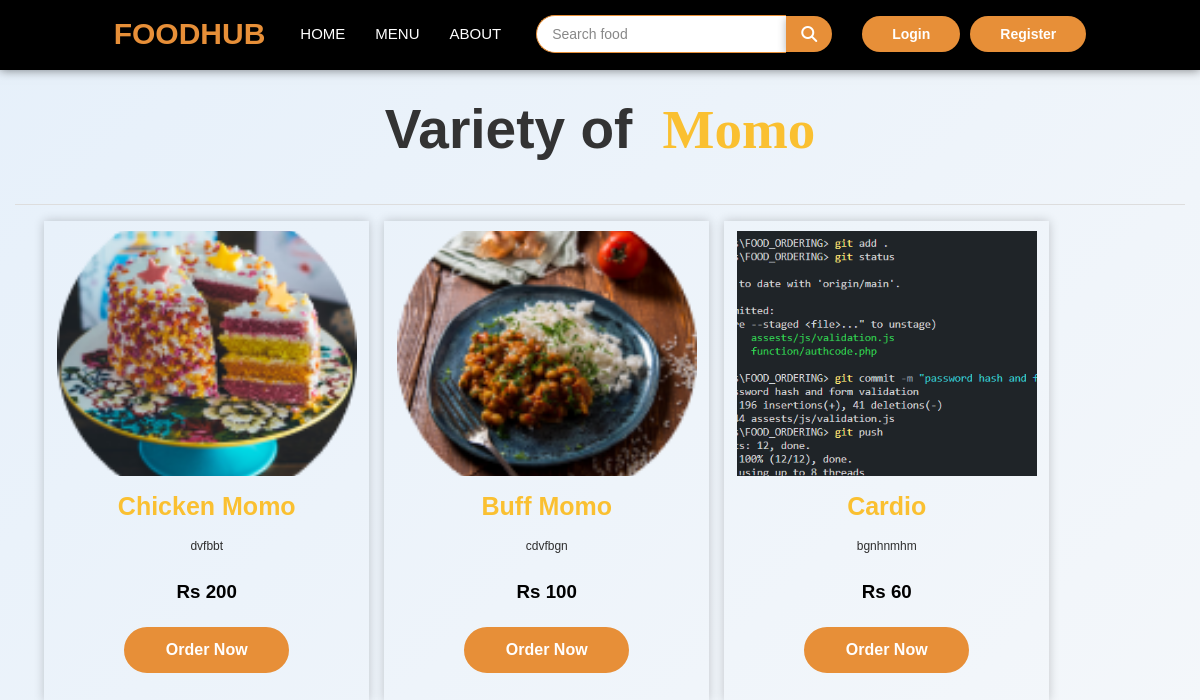
The app's page /food_items.php?menu=momo with its own data.
### tables this page shows
CREATE TABLE `menu` (
  `id` int(11) NOT NULL,
  `name` varchar(200) NOT NULL,
  `slug` varchar(200) NOT NULL,
  `description` mediumtext NOT NULL,
  `status` tinyint(4) NOT NULL,
  `popular` tinyint(4) NOT NULL,
  `image` varchar(200) NOT NULL,
  `created_at` timestamp NOT NULL DEFAULT current_timestamp() ON UPDATE current_timestamp()
);

CREATE TABLE `food_items` (
  `id` int(11) NOT NULL,
  `menu_id` int(11) NOT NULL,
  `name` varchar(200) NOT NULL,
  `slug` varchar(200) NOT NULL,
  `description` mediumtext NOT NULL,
  `image` varchar(200) NOT NULL,
  `quantity` int(11) NOT NULL,
  `price` int(11) NOT NULL,
  `status` tinyint(4) NOT NULL,
  `trending` tinyint(4) NOT NULL,
  `created_at` timestamp NOT NULL DEFAULT current_timestamp() ON UPDATE current_timestamp()
);

### functions/userfunctions.php (called while the page is built, shortened)
<?php
include('config/dbcon.php');
function getSlugActive($table, $slug)
{
    global $con;
    $query = "SELECT * FROM $table WHERE slug='$slug' AND status='0' LIMIT 1";
    return $query_run = mysqli_query($con, $query);
}
function getFoodByMenu($menu_id)
{
    global $con;
    $query = "SELECT * FROM food_items WHERE menu_id='$menu_id' AND status='0' ";
    return $query_run = mysqli_query($con, $query);
}
?>

### food_items.php (the view)
<?php
include('functions/userfunctions.php');
include('includes/header.php');
if(isset($_GET['query']) && !empty(trim($_GET['query'])))
{
    $search_query = trim($_GET['query']);
    $search_results = searchFoodItems($search_query);
    ?>
    <div class="py-3">
        <div class="container">
            <div class="row">
                <div class="col-12">
                    <h1>Search Results for <span>"<?= htmlspecialchars($search_query); ?>"</span></h1>
                    <hr>
                    <div class="food" id="Food">
                        <div class="menu_box">
                            <?php
                            if(!empty($search_results) && is_array($search_results) && count($search_results) > 0)
                            {
                                foreach($search_results as $item)
                                {
                                    ?>
                                    <div class="menu_card">
                                        <a href="food_items_view.php?food_items=<?= $item['slug']; ?>">
                                            <div class="menu_image">
                                                <img src="uploads/<?= $item['image']; ?>" alt="Food Image">
                                            </div>
                                            <div class="menu_info">
                                                <h2><?= $item['name']; ?></h2>
                                                <p><?= $item['description']; ?></p>
                                                <h3>Rs <?= $item['price']; ?></h3>
                                                <a href="food_items_view.php?food_items=<?= $item['slug']; ?>" class="menu_btn">Order Now</a>
                                            </div>
                                        </a>
                                    </div>
                                    <?php
                                }
                            }
                            else
                            {
                                redirect("index.php", "No food items found matching your search.");
                            }
                            ?>
                        </div>
                    </div>
                </div>
            </div>
        </div>
    </div>
    <?php
}
elseif(isset($_GET['menu']))
{
    $menu_slug = $_GET['menu'];
    if($menu_slug === 'all')
    {
        $all_food_items = getAllActiveFood();
        ?>
        <div class="py-3">
            <div class="container">
                <div class="row">
                    <div class="col-12">
                        <h1>Variety of <span>All Menus</span></h1>
                        <hr>
                        <div class="food" id="Food">
                            <div class="menu_box">
                                <?php
                                if(!empty($all_food_items) && is_array($all_food_items) && count($all_food_items) > 0)
                                {
                                    foreach($all_food_items as $item)
                                    {
                                        ?>
                                        <div class="menu_card">
                                            <a href="food_items_view.php?food_items=<?= $item['slug']; ?>">
                                                <div class="menu_image">
                                                    <img src="uploads/<?= $item['image']; ?>" alt="Food Image">
                                                </div>
                                                <div class="menu_info">
                                                    <h2><?= $item['name']; ?></h2>
                                                    <p><?= $item['description']; ?></p>
                                                    <h3>Rs <?= $item['price']; ?></h3>
                                                    <a href="food_items_view.php?food_items=<?= $item['slug']; ?>" class="menu_btn">Order Now</a>
                                                </div>
                                            </a>
                                        </div>
                                        <?php
                                    }
                                }
                                else
                                {
                                    redirect("index.php#Menu", "No Food variety available");
                                }
                                ?>
                            </div>
                        </div>
                    </div>
                </div>
            </div>
        </div>
        <?php
    }
    else
    {
        $menu_data = getSlugActive("menu", $menu_slug);
        $menu = mysqli_fetch_array($menu_data);
        if($menu)
        {
            $mid = $menu['id'];
            ?>
            <div class="py-3">
                <div class="container">
                    <div class="row">
                        <div class="col-12">
                            <h1>Variety of <span><?= $menu['name']; ?></span></h1>
                            <hr>
                            <div class="food" id="Food">
                                <div class="menu_box">
                                    <?php
                                    $menu_items = getFoodByMenu($mid);
                                    if(mysqli_num_rows($menu_items) > 0)
                                    {
                                        foreach($menu_items as $item)
                                        {
                                            ?>
                                            <div class="menu_card">
                                                <a href="food_items_view.php?food_items=<?= $item['slug']; ?>">
                                                    <div class="menu_image">
                                                        <img src="uploads/<?= $item['image']; ?>" alt="Food Image">
                                                    </div>
                                                    <div class="menu_info">
                                                        <h2><?= $item['name']; ?></h2>
                                                        <p><?= $item['description']; ?></p>
                                                        <h3>Rs <?= $item['price']; ?></h3>
                                                        <a href="food_items_view.php?food_items=<?= $item['slug']; ?>" class="menu_btn">Order Now</a>
                                                    </div>
                                                </a>
                                            </div>
                                            <?php
                                        }
                                    }
                                    else
                                    {
                                        redirect("index.php#Menu", "No Food variety available");
                                    }
                                    ?>
                                </div>
                            </div>
                        </div>
                    </div>
                </div>
            </div>
            <?php
        }
        else
        {
            redirect("index.php", "Something Went Wrong");
        }
    }
}
else
{
    redirect("index.php", "Type Something");
}
include('includes/footer.php');
?>

### assets/css/style.css (style rules this page uses)
* { margin: 0; padding: 0; box-sizing: border-box; font-family: sans-serif; text-decoration: none; list-style: none; }
html { scroll-behavior: smooth; }
body { padding-top: 40px; }
.food .menu_box { width: 95%; margin: 0 auto; display: flex; grid-template-columns: 1fr 1fr 1fr 1fr; grid-gap: 15px; }
.food .menu_box .menu_card { width: 325px; height: 480px; padding-top: 10px; margin-bottom: 20px; box-shadow: 0 0 10px rgba(0,0,0,0.2); }
.food .menu_box .menu_card .menu_image { width: 300px; height: 245px; margin: 0 auto; overflow: hidden; }
.food .menu_box .menu_card .menu_image img { width: 100%; height: 100%; object-fit: cover; object-position: center; transition: 0.3s; }
.food .menu_box .menu_card .menu_info h2 { width: 60%; text-align: center; margin: 10px auto 10px auto; font-size: 25px; color: #fac031; }
.food .menu_box .menu_card .menu_info p { text-align: center; margin-top: 8px; line-height: 21px; font-size: 12px; color: #2e2e2e; }
.food .menu_box .menu_card .menu_info h3 { text-align: center; margin-top: 20px; color: black; }
.food .menu_box .menu_card .menu_info .menu_btn { display: flex; align-items: center; justify-content: center; text-decoration: none; font-weight: 600; color: white; background: #e78f38; border: 2px solid #e78f38; border-radius: 2rem; padding: 8px 10px; margin: 0 80px; transition: 0.3s; margin-top: 20px; }

### assets/css/style2.css (style rules this page uses)
* { box-sizing: border-box; margin: 0; padding: 0; }
body { font-family: Arial, sans-serif; line-height: 1.6; }
.container { max-width: 1400px; margin: 0 auto; padding: 0 15px; }
.row { display: flex; flex-wrap: wrap; margin: 0 -15px; }
.col-12 { padding: 15px; }
.col-12 { width: 100%; }
.col-12 h1 { font-size: 55px; text-align: center; margin-bottom: 30px; }
.col-12 h1 span { color: #fac031; margin-left: 15px; font-family: "MV Boli", cursive; }
.food .menu_box { width: 95%; margin: 0 auto; display: flex; grid-template-columns: 1fr 1fr 1fr 1fr; grid-gap: 15px; }
.food .menu_box .menu_card { width: 325px; height: 480px; padding-top: 10px; margin-bottom: 20px; box-shadow: 0 0 10px rgba(0, 0, 0, 0.2); }
.food .menu_box .menu_card .menu_image { width: 300px; height: 245px; margin: 0 auto; overflow: hidden; }
.food .menu_box .menu_card .menu_image img { width: 100%; height: 100%; object-fit: cover; object-position: center; transition: 0.3s; }
.food .menu_box .menu_card .menu_info h2 { width: 60%; text-align: center; margin: 10px auto 10px auto; font-size: 25px; color: #fac031; }
.food .menu_box .menu_card .menu_info p { text-align: center; margin-top: 8px; line-height: 21px; font-size: 12px; color: #2e2e2e; }
.food .menu_box .menu_card .menu_info h3 { text-align: center; margin-top: 20px; color: black; }
.food .menu_box .menu_card .menu_info .menu_btn { display: flex; align-items: center; justify-content: center; text-decoration: none; font-weight: 600; color: white; background: #e78f38; border: 2px solid #e78f38; border-radius: 2rem; padding: 8px 10px; margin: 0 80px; transition: 0.3s; margin-top: 20px; }
hr { border: 0; border-top: 1px solid #ddd; margin: 1rem 0; }
* { margin: 0; padding: 0; box-sizing: border-box; }
body { font-family: 'Inter', -apple-system, BlinkMacSystemFont, 'Segoe UI', Roboto, sans-serif; line-height: 1.6; color: #333; background-color: #f5f7fa; }
.container { max-width: 1280px; margin: 0 auto; padding: 0 1rem; }
.container { max-width: 1200px; margin: 0 auto; padding: 0 15px; }

### assets/css/style3.css (style rules this page uses)
* { box-sizing: border-box; margin: 0; padding: 0; }
body { font-family: 'Poppins', sans-serif; background: linear-gradient(135deg, #e6f0fa 0%, #f4f7fa 100%); padding-top: 70px; line-height: 1.6; }
.container { width: 100%; max-width: 100%; padding: 0 15px; }

### records on screen
menu: name "Momo"
food_items: image (picture), name "Chicken Momo", description "dvfbbt", price "200"
food_items: image (picture), name "Buff Momo", description "cdvfbgn", price "100"
food_items: image (picture), name "Cardio", description "bgnhnmhm", price "60"
